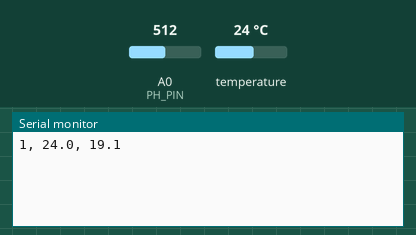
Simulated run of this sketch. Board: Arduino Uno, built with avr-gcc and run on an emulated ATmega328P. Parts: the last lines printed to the serial monitor. The inputs (shaded band) are chosen by the test bench; at power-on: temperature 24 °C, A0 (PH_PIN) = 512.

Above: at 2.2 s.
2.3 s: temperature set to 12 °C
At 5.6 s:
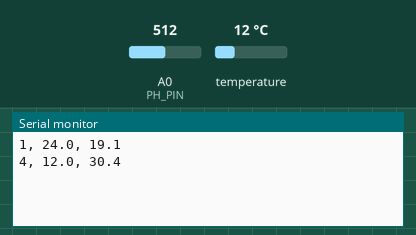
6.0 s: A0 (PH_PIN) set to 716
At 7.7 s:
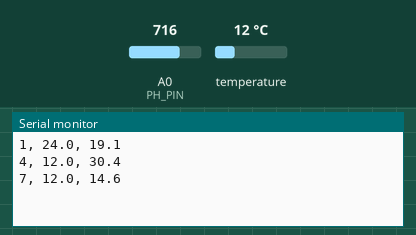
9.7 s: temperature set to 19 °C
At 10.9 s:
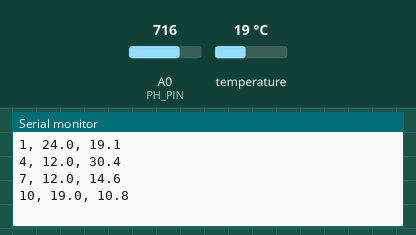
13.4 s: A0 (PH_PIN) set to 900
At 16.2 s:
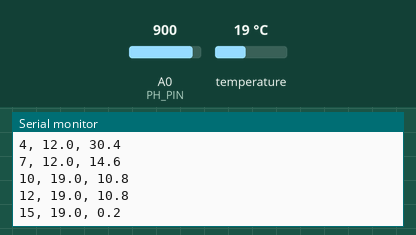
Timing chart, 0 to 17.7 s (numbered marks = the images above; inputs shaded):
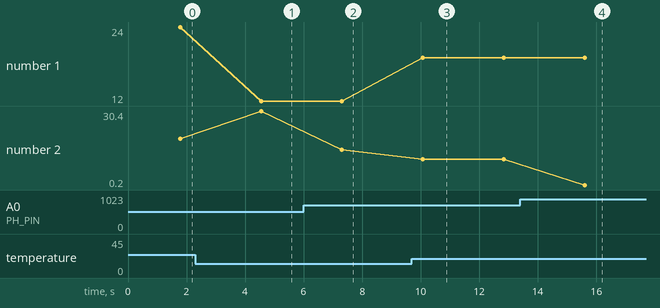

The sketch:

ph_temp_sensor.ino
```cpp
/**
 * Arduino Code for pH and Temperature Monitoring
 * Hardware:
 * - PH4502C pH Sensor (OUT → A0, V+ → 5V, GND → GND)
 * - DS18B20 Temperature Sensor (DATA → D2, VCC → 5V, GND → GND with 4.7kΩ pull-up resistor)
 *
 * Output Format: time(s), temperature(°C), pH"
 *
 * Libraries Required:
 * - OneWire: https://www.arduino.cc/reference/en/libraries/onewire/
 * - DallasTemperature: https://www.arduino.cc/reference/en/libraries/dallastemperature/
 */

#include <OneWire.h>             // For DS18B20 communication
#include <DallasTemperature.h>   // For DS18B20 temperature conversion

// Pin Definitions
#define PH_PIN A0                // pH sensor analog input
#define ONE_WIRE_BUS 2           // DS18B20 data pin (D2)

// Calibration Constants (ADJUST THESE!)
#define PH_OFFSET 3.69           // Voltage at pH 7.0 (calibrate with pH 7 buffer)
#define PH_SLOPE -0.103          // Slope (calibrate with pH 4.0 and 7.0 buffers)
#define TEMP_COEFF 0.03          // Temperature compensation coefficient (see datasheet)

// Initialize DS18B20 sensor
OneWire oneWire(ONE_WIRE_BUS);               // OneWire bus on pin D2
DallasTemperature sensors(&oneWire);         // DallasTemperature object

void setup() {
  Serial.begin(9600);            // Start serial communication at 9600 baud
  sensors.begin();               // Initialize DS18B20 sensor
  delay(1000);                   // Allow time for sensor stabilization
}

void loop() {
  // --- Read Temperature ---
  sensors.requestTemperatures();             // Send command to read temperature
  float temperature = sensors.getTempCByIndex(0); // Read temperature in °C

  // --- Read pH Sensor ---
  int rawValue = analogRead(PH_PIN);         // Read analog value (0-1023)
  float voltage = rawValue * (5.0 / 1024.0); // Convert to voltage (0-5V)

  // --- Calculate pH ---
  // Formula: pH = [(Voltage - Offset) / Slope] + 7.0
  float pHValue = (voltage - PH_OFFSET) / PH_SLOPE + 7.0;

  // --- Temperature Compensation ---
  // Adjust pH based on temperature deviation from 25°C
  // Formula: pH_compensated = pH / (1 + k*(T - 25))
  pHValue = pHValue / (1.0 + TEMP_COEFF * (temperature - 25.0));

  // --- Print Data in CSV Format ---
  Serial.print(millis() / 1000);  // Time since startup (s)
  Serial.print(", ");
  Serial.print(temperature, 1);  // Temperature (°C, 1 decimal)
  Serial.print(", ");
  Serial.println(pHValue, 1);  // pH (2 decimals)

  delay(2000); // Sampling interval (adjust as needed)
}

// ============================================================
// Notes for Users:
// 1. Calibrate PH_OFFSET and PH_SLOPE using pH 4.0/7.0/10.0 buffer solutions.
// 2. Ensure DS18B20 has a 4.7kΩ pull-up resistor between DATA and 5V.
// 3. If pH readings drift, add a 0.1µF capacitor between pH sensor V+ and GND.
// 4. Adjust TEMP_COEFF based on the PH4502C datasheet (default = 0.03).
// ============================================================
```

Measured:
- after the input at 2.3 s, the serial monitor: prints a new line after 2.2 s (image 1)
- after the input at 6.0 s, the serial monitor: prints a new line after 1.3 s (image 2)
- after the input at 9.7 s, the serial monitor: prints a new line after 0.38 s (image 3)
- after the input at 13.4 s, the serial monitor: prints a new line after 2.2 s (image 4)
- plotted number 1: 24 → 12 after the input at 2.3 s, 12 → 19 after the input at 9.7 s
- plotted number 2: 19.1 → 30.4 after the input at 2.3 s, 30.4 → 14.6 after the input at 6.0 s, 14.6 → 10.8 after the input at 9.7 s, 10.8 → 0.2 after the input at 13.4 s
